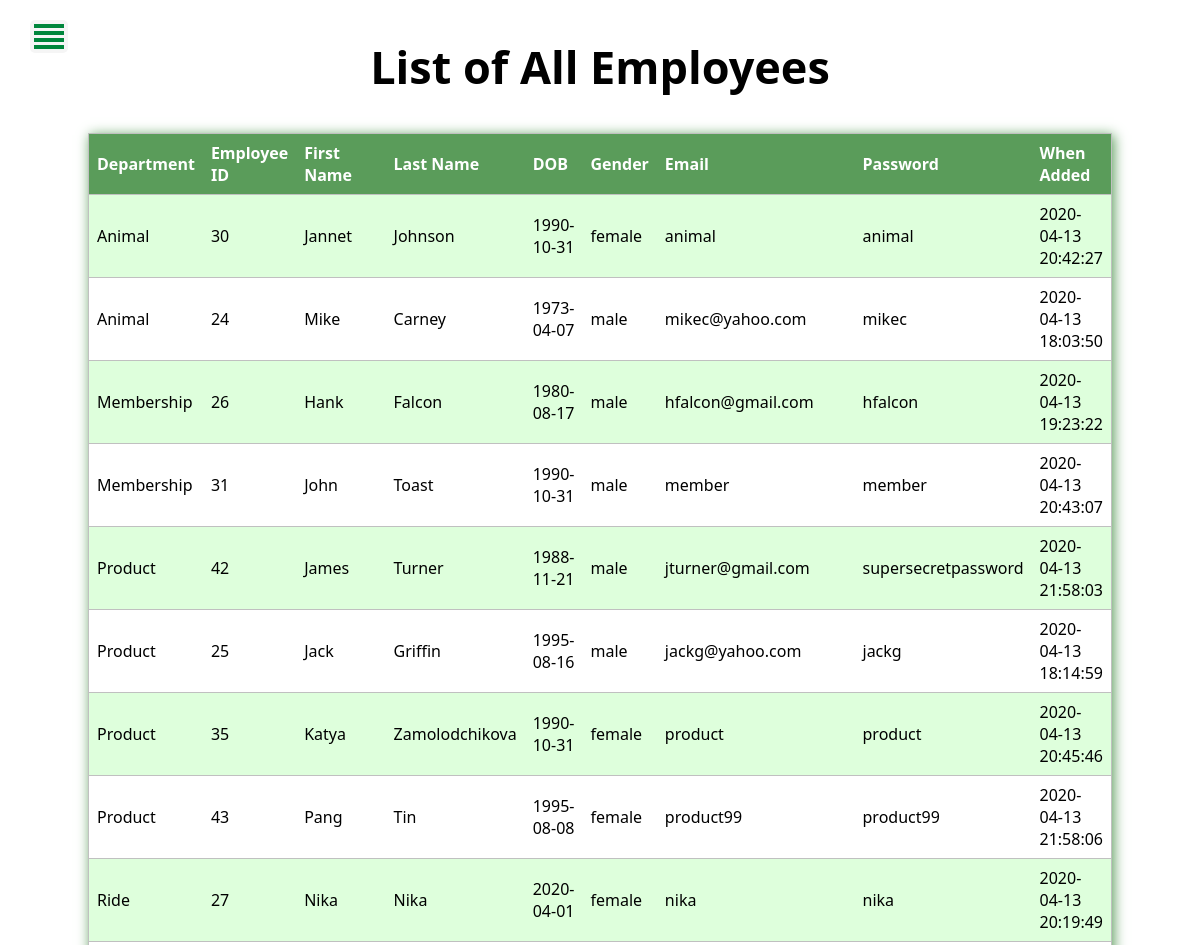
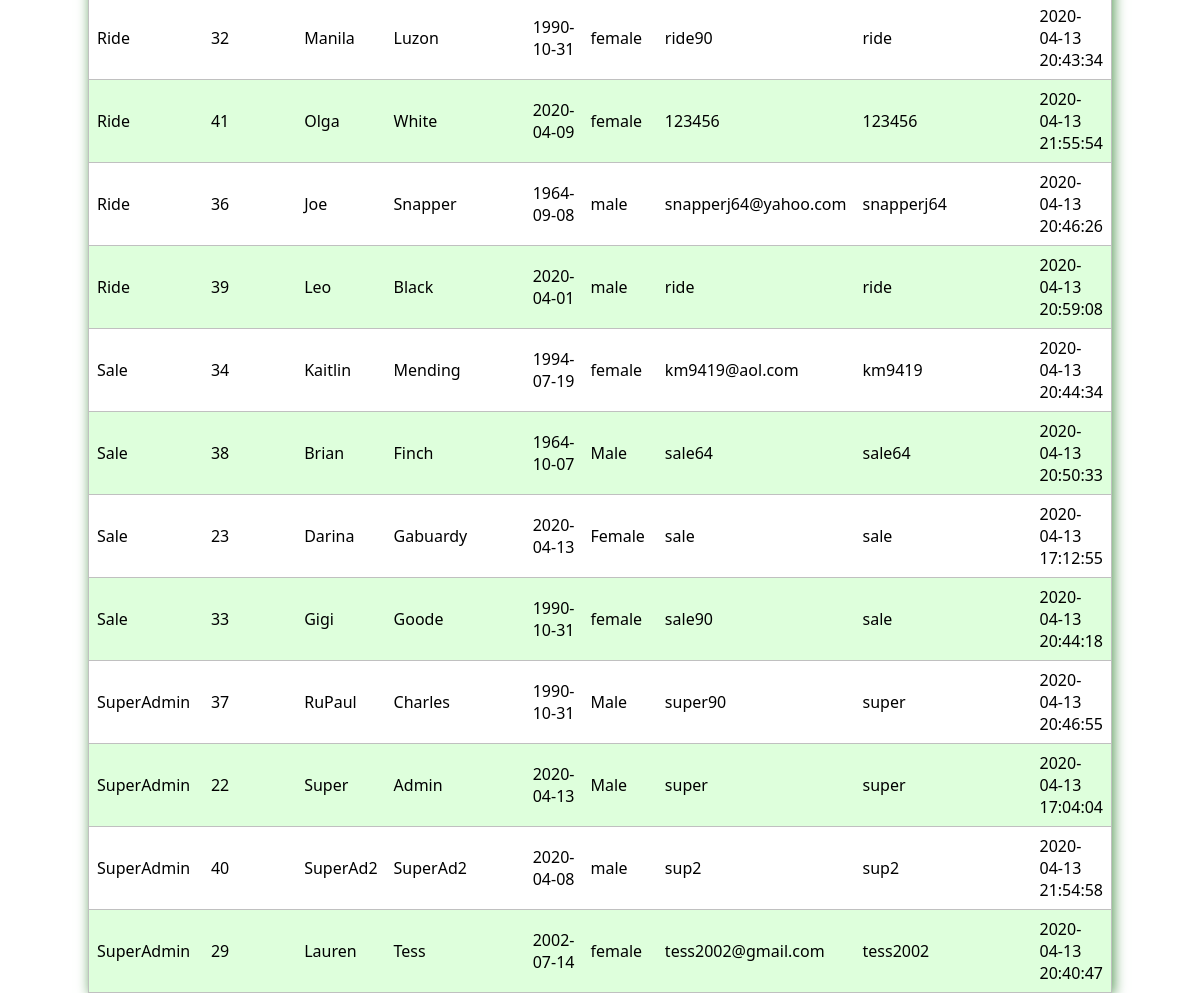
The page /supAdminEmpList.php (signed in) on the database its author committed (2 pictures, top to bottom).
### tables this page shows
CREATE TABLE IF NOT EXISTS `user` (
  `user_id` int(11) NOT NULL AUTO_INCREMENT,
  `department_id` int(11) NOT NULL,
  `user_fname` varchar(30) NOT NULL,
  `user_lname` varchar(30) NOT NULL,
  `user_DOB` date NOT NULL,
  `user_email` varchar(50) NOT NULL,
  `user_password` varchar(30) NOT NULL,
  `user_gender` varchar(6) DEFAULT NULL,
  `user_create_date` datetime NOT NULL DEFAULT current_timestamp(),
  `user_added` int(11) NOT NULL,
  PRIMARY KEY (`user_id`),
  UNIQUE KEY `user_email` (`user_email`),
  KEY `department_id` (`department_id`)
);

CREATE TABLE IF NOT EXISTS `department` (
  `department_id` int(11) NOT NULL AUTO_INCREMENT,
  `department_name` varchar(30) NOT NULL,
  PRIMARY KEY (`department_id`)
);

### Database.php (called while the page is built, shortened)
<?php
 class Database{
	 private $host= "localhost";
	 private $user= "root";
	 private $pass= "";
	 private $dbname= "nika_zoo";
	 private $dbh;
	 private $stmt;
	 public function __construct(){
		 $dsn='mysql:host='. $this->host . ';dbname=' . $this->dbname;
		 $options=array(
						 PDO::ATTR_PERSISTENT=>true,
						 PDO::ATTR_ERRMODE=>PDO::ERRMODE_EXCEPTION
						 );
		try{
			$this->dbh= new PDO($dsn,$this->user,$this->pass,$options);
		}catch(PDOException $e){
			$this->error=$e->getMessage();
			echo $this->error;
		}
	 }
	 public function query($sql){
		$this->stmt=$this->dbh->prepare($sql);
	 }
	 public function execute(){
		  $this->stmt->execute();
	 }
	 public function resultSet(){
		 $this->execute();
		 return $this->stmt->fetchAll(PDO::FETCH_OBJ);
	 }
 }

### supAdminEmpList.php (the view, shortened to what this page needs)
<?PHP
include "Database.php";
$db = new Database();
$sql="SELECT * from user where user_id = '$_COOKIE[user_id]' ";
$db->query($sql);
if ($_COOKIE['user_id']){
	$sql=
	"SELECT
	u.user_id,
	u.user_fname,
	u.user_lname,
	u.user_DOB,
	u.user_gender,
	u.user_email,
	u.user_password,
	u.user_create_date,
	department.department_name
	FROM user as u
	LEFT JOIN department
			ON u.department_id = department.department_id
	ORDER BY department_name";
	$db->query($sql);
	$result = $db->resultSet();
}
?>
<!DOCTYPE html>
<html lang="en">
<head>
    <link rel="stylesheet" href="product.css">
    <link rel="stylesheet" href="sidebar.css">
</head>
<body>
  <div id="sidebar">
    <div class="toggle-btn" onclick="toggleSidebar()">
        <span></span>
        <span></span>
        <span></span>
        <span></span>
    </div>
  </div>
  <div id="container" style='margin-bottom:6em;text-align:center;'>
    <h1>List of All Employees</h1>
    <table class="table-info" style="width:80%;margin:auto;box-shadow: 2px 2px 12px #5a9c5a;">
              <thead style="color:white;background:rgb(90, 156, 90);">
					<tr>
            <th>Department</th>
			<th>Employee ID</th>
			<th>First Name</th>
			<th>Last Name</th>
            <th>DOB</th>
            <th>Gender</th>
            <th>Email</th>
            <th>Password</th>
            <th>When Added</th>
					</tr>
				  </thead>
				  <tbody>
				 <?PHP
					$num=1;
					foreach($result as $item){
					$shade = ($num % 2) ? 'style="background:#deffdc;"':'';
            echo "<tr $shade>
				<td>$item->department_name</td>
                <td>$item->user_id</td>
                <td>$item->user_fname</td>
                <td>$item->user_lname</td>
                <td>$item->user_DOB</td>
                <td>$item->user_gender</td>
                <td>$item->user_email</td>
                <td>$item->user_password</td>
								<td>$item->user_create_date</td>
							</tr>";
							$num++;
					}
				 ?>
				  </tbody>
				</table>
  </div>
</body>
</html>

### product.css (style rules this page uses)
body { background-color: white; margin: 0; height: 100vh; width: 100%; font-family:'Segoe UI', Tahoma, Geneva, Verdana, sans-serif; }
#container { position: relative; background-color: white; width:100%; text-align: center; }
#container h1 { font-family:'Segoe UI', Tahoma, Geneva, Verdana, sans-serif; text-align: center; color: black; margin: 0; padding-top: 3%; padding-bottom: 3%; position: static; font-size: 45px; }
table, th, td { border-collapse: collapse; text-align: left; padding: .5em; }
table, tr { border:1px solid silver; }
table { width:100%; }

### sidebar.css (style rules this page uses)
#sidebar { position: fixed; width: 200px; height: 100%; background: rgb(0, 110, 50); left: -200px; transition: all 0.3s linear; z-index: 1; }
#sidebar .toggle-btn { cursor: pointer; position: absolute; left: 230px; top: 20px; background-color: whitesmoke; padding: 1px 4px; border-radius: 5px; }
#sidebar .toggle-btn span { display: block; width: 30px; height: 4px; background-color: rgb(0, 134, 60); margin: 3px 0px; }

### rows shown on the page
user: department.department_name "Animal", user_id "30", user_fname "Jannet", user_lname "Johnson", user_DOB "1990-10-31", user_gender "female", user_email "animal", user_password "animal", user_create_date "2020-04-13 20:42:27"
user: department.department_name "Animal", user_id "24", user_fname "Mike", user_lname "Carney", user_DOB "1973-04-07", user_gender "male", user_email "mikec@yahoo.com", user_password "mikec", user_create_date "2020-04-13 18:03:50"
user: department.department_name "Membership", user_id "26", user_fname "Hank", user_lname "Falcon", user_DOB "1980-08-17", user_gender "male", user_email "hfalcon@gmail.com", user_password "hfalcon", user_create_date "2020-04-13 19:23:22"
user: department.department_name "Membership", user_id "31", user_fname "John", user_lname "Toast", user_DOB "1990-10-31", user_gender "male", user_email "member", user_password "member", user_create_date "2020-04-13 20:43:07"
user: department.department_name "Product", user_id "42", user_fname "James", user_lname "Turner", user_DOB "1988-11-21", user_gender "male", user_email "jturner@gmail.com", user_password "supersecretpassword", user_create_date "2020-04-13 21:58:03"
user: department.department_name "Product", user_id "25", user_fname "Jack", user_lname "Griffin", user_DOB "1995-08-16", user_gender "male", user_email "jackg@yahoo.com", user_password "jackg", user_create_date "2020-04-13 18:14:59"
user: department.department_name "Product", user_id "35", user_fname "Katya", user_lname "Zamolodchikova", user_DOB "1990-10-31", user_gender "female", user_email "product", user_password "product", user_create_date "2020-04-13 20:45:46"
user: department.department_name "Product", user_id "43", user_fname "Pang", user_lname "Tin", user_DOB "1995-08-08", user_gender "female", user_email "product99", user_password "product99", user_create_date "2020-04-13 21:58:06"
user: department.department_name "Ride", user_id "27", user_fname "Nika", user_lname "Nika", user_DOB "2020-04-01", user_gender "female", user_email "nika", user_password "nika", user_create_date "2020-04-13 20:19:49"
user: department.department_name "Ride", user_id "32", user_fname "Manila", user_lname "Luzon", user_DOB "1990-10-31", user_gender "female", user_email "ride90", user_password "ride", user_create_date "2020-04-13 20:43:34"
user: department.department_name "Ride", user_id "41", user_fname "Olga", user_lname "White", user_DOB "2020-04-09", user_gender "female", user_email "123456", user_password "123456", user_create_date "2020-04-13 21:55:54"
user: department.department_name "Ride", user_id "36", user_fname "Joe", user_lname "Snapper", user_DOB "1964-09-08", user_gender "male", user_email "snapperj64@yahoo.com", user_password "snapperj64", user_create_date "2020-04-13 20:46:26"
user: department.department_name "Ride", user_id "39", user_fname "Leo", user_lname "Black", user_DOB "2020-04-01", user_gender "male", user_email "ride", user_password "ride", user_create_date "2020-04-13 20:59:08"
user: department.department_name "Sale", user_id "34", user_fname "Kaitlin", user_lname "Mending", user_DOB "1994-07-19", user_gender "female", user_email "km9419@aol.com", user_password "km9419", user_create_date "2020-04-13 20:44:34"
user: department.department_name "Sale", user_id "38", user_fname "Brian", user_lname "Finch", user_DOB "1964-10-07", user_gender "Male", user_email "sale64", user_password "sale64", user_create_date "2020-04-13 20:50:33"
user: department.department_name "Sale", user_id "23", user_fname "Darina", user_lname "Gabuardy", user_DOB "2020-04-13", user_gender "Female", user_email "sale", user_password "sale", user_create_date "2020-04-13 17:12:55"
user: department.department_name "Sale", user_id "33", user_fname "Gigi", user_lname "Goode", user_DOB "1990-10-31", user_gender "female", user_email "sale90", user_password "sale", user_create_date "2020-04-13 20:44:18"
user: department.department_name "SuperAdmin", user_id "37", user_fname "RuPaul", user_lname "Charles", user_DOB "1990-10-31", user_gender "Male", user_email "super90", user_password "super", user_create_date "2020-04-13 20:46:55"
user: department.department_name "SuperAdmin", user_id "22", user_fname "Super", user_lname "Admin", user_DOB "2020-04-13", user_gender "Male", user_email "super", user_password "super", user_create_date "2020-04-13 17:04:04"
user: department.department_name "SuperAdmin", user_id "40", user_fname "SuperAd2", user_lname "SuperAd2", user_DOB "2020-04-08", user_gender "male", user_email "sup2", user_password "sup2", user_create_date "2020-04-13 21:54:58"
user: department.department_name "SuperAdmin", user_id "29", user_fname "Lauren", user_lname "Tess", user_DOB "2002-07-14", user_gender "female", user_email "tess2002@gmail.com", user_password "tess2002", user_create_date "2020-04-13 20:40:47"
